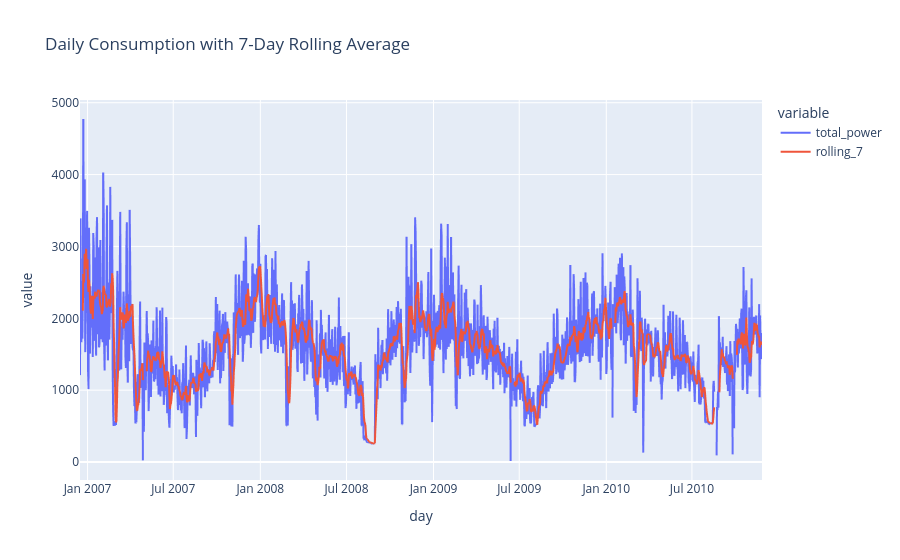

The notebook cell this image was saved under:
### Markdown cell above
rolling average of daily consumtion

### Code cell
"""
Berechnet den gleitenden 7-Tage-Durchschnitt des Gesamtverbrauchs
und stellt ihn zusammen mit dem täglichen Verbrauch im Linienplot dar.
"""

df_daily["rolling_7"] = df_daily["total_power"].rolling(7).mean()
px.line(df_daily, x="day", y=["total_power", "rolling_7"],
        title="Daily Consumption with 7-Day Rolling Average")

### Figure 1 — Plotly figure (JSON) as saved in the notebook; plotly's stock layout.template omitted (floating-point values rounded to 4 significant figures; data arrays with more than 128 entries replaced by an {"elided": "..."} marker saying what was removed)
{"data": [{"hovertemplate": "variable=total_power<br>day=%{x}<br>value=%{y}<extra></extra>", "legendgroup": "total_power", "line": {"color": "#636efa", "dash": "solid"}, "marker": {"symbol": "circle"}, "mode": "lines", "name": "total_power", "showlegend": true, "type": "scattergl", "x": {"elided": "1442 str values"}, "xaxis": "x", "y": {"elided": "1442 float values"}, "yaxis": "y"}, {"hovertemplate": "variable=rolling_7<br>day=%{x}<br>value=%{y}<extra></extra>", "legendgroup": "rolling_7", "line": {"color": "#EF553B", "dash": "solid"}, "marker": {"symbol": "circle"}, "mode": "lines", "name": "rolling_7", "showlegend": true, "type": "scattergl", "x": {"elided": "1442 str values"}, "xaxis": "x", "y": {"elided": "1442 float values"}, "yaxis": "y"}], "layout": {"legend": {"title": {"text": "variable"}, "tracegroupgap": 0}, "title": {"text": "Daily Consumption with 7-Day Rolling Average"}, "xaxis": {"anchor": "y", "domain": [0, 1], "title": {"text": "day"}}, "yaxis": {"anchor": "x", "domain": [0, 1], "title": {"text": "value"}}}}
